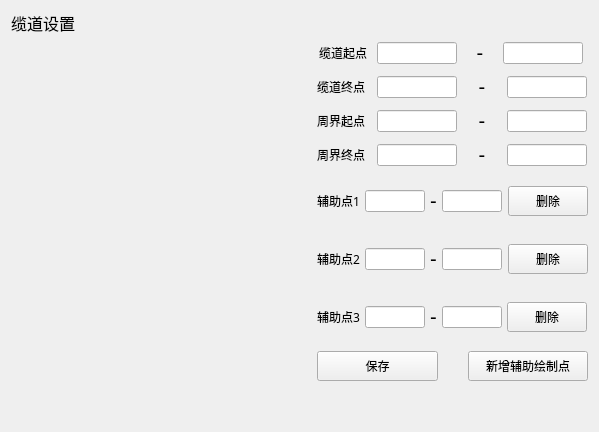
     <widget class="QWidget" name="page_3">
      <layout class="QVBoxLayout" name="verticalLayout_32">
       <item>
        <layout class="QHBoxLayout" name="horizontalLayout_5">
         <item>
          <widget class="QLabel" name="label_3">
           <property name="sizePolicy">
            <sizepolicy hsizetype="Preferred" vsizetype="Fixed">
             <horstretch>0</horstretch>
             <verstretch>0</verstretch>
            </sizepolicy>
           </property>
           <property name="maximumSize">
            <size>
             <width>200</width>
             <height>100</height>
            </size>
           </property>
           <property name="font">
            <font>
             <family>黑体</family>
             <pointsize>12</pointsize>
            </font>
           </property>
           <property name="text">
            <string>缆道设置</string>
           </property>
          </widget>
         </item>
         <item>
          <spacer name="horizontalSpacer_4">
           <property name="orientation">
            <enum>Qt::Horizontal</enum>
           </property>
           <property name="sizeHint" stdset="0">
            <size>
             <width>40</width>
             <height>20</height>
            </size>
           </property>
          </spacer>
         </item>
        </layout>
       </item>
       <item>
        <layout class="QHBoxLayout" name="horizontalLayout_24">
         <item>
          <widget class="CurveChart" name="infoWidget" native="true">
           <property name="sizePolicy">
            <sizepolicy hsizetype="Expanding" vsizetype="Expanding">
             <horstretch>0</horstretch>
             <verstretch>0</verstretch>
            </sizepolicy>
           </property>
           <property name="minimumSize">
            <size>
             <width>300</width>
             <height>300</height>
            </size>
           </property>
          </widget>
         </item>
         <item>
          <layout class="QVBoxLayout" name="verticalLayout_5">
           <property name="spacing">
            <number>10</number>
           </property>
           <item>
            <layout class="QHBoxLayout" name="horizontalLayout_6">
             <property name="spacing">
              <number>6</number>
             </property>
             <property name="rightMargin">
              <number>0</number>
             </property>
             <item>
              <widget class="QLabel" name="label_4">
               <property name="sizePolicy">
                <sizepolicy hsizetype="Fixed" vsizetype="Fixed">
                 <horstretch>0</horstretch>
                 <verstretch>0</verstretch>
                </sizepolicy>
               </property>
               <property name="maximumSize">
                <size>
                 <width>50</width>
                 <height>16777215</height>
                </size>
               </property>
               <property name="font">
                <font>
                 <family>微软雅黑</family>
                </font>
               </property>
               <property name="text">
                <string>缆道起点</string>
               </property>
              </widget>
             </item>
             <item>
              <widget class="QLineEdit" name="lineEdit">
               <property name="sizePolicy">
                <sizepolicy hsizetype="Fixed" vsizetype="Fixed">
                 <horstretch>0</horstretch>
                 <verstretch>0</verstretch>
                </sizepolicy>
               </property>
               <property name="minimumSize">
                <size>
                 <width>50</width>
                 <height>0</height>
                </size>
               </property>
               <property name="maximumSize">
                <size>
                 <width>80</width>
                 <height>16777215</height>
                </size>
               </property>
               <property name="text">
                <string/>
               </property>
              </widget>
             </item>
             <item>
              <widget class="QLabel" name="label_5">
               <property name="sizePolicy">
                <sizepolicy hsizetype="Fixed" vsizetype="Fixed">
                 <horstretch>0</horstretch>
                 <verstretch>0</verstretch>
                </sizepolicy>
               </property>
               <property name="maximumSize">
                <size>
                 <width>30</width>
                 <height>16777215</height>
                </size>
               </property>
               <property name="font">
                <font>
                 <pointsize>15</pointsize>
                </font>
               </property>
               <property name="text">
                <string>-</string>
               </property>
               <property name="alignment">
                <set>Qt::AlignCenter</set>
               </property>
              </widget>
             </item>
             <item>
              <widget class="QLineEdit" name="lineEdit_2">
               <property name="sizePolicy">
                <sizepolicy hsizetype="Fixed" vsizetype="Fixed">
                 <horstretch>0</horstretch>
                 <verstretch>0</verstretch>
                </sizepolicy>
               </property>
               <property name="maximumSize">
                <size>
                 <width>80</width>
                 <height>16777215</height>
                </size>
               </property>
              </widget>
             </item>
            </layout>
           </item>
           <item>
            <layout class="QHBoxLayout" name="horizontalLayout_7">
             <property name="rightMargin">
              <number>0</number>
             </property>
             <item>
              <widget class="QLabel" name="label_6">
               <property name="sizePolicy">
                <sizepolicy hsizetype="Fixed" vsizetype="Fixed">
                 <horstretch>0</horstretch>
                 <verstretch>0</verstretch>
                </sizepolicy>
               </property>
               <property name="maximumSize">
                <size>
                 <width>50</width>
                 <height>16777215</height>
                </size>
               </property>
               <property name="font">
                <font>
                 <family>微软雅黑</family>
                </font>
               </property>
               <property name="text">
                <string>缆道终点</string>
               </property>
              </widget>
             </item>
             <item>
              <widget class="QLineEdit" name="lineEdit_3">
               <property name="sizePolicy">
                <sizepolicy hsizetype="Fixed" vsizetype="Fixed">
                 <horstretch>0</horstretch>
                 <verstretch>0</verstretch>
                </sizepolicy>
               </property>
               <property name="maximumSize">
                <size>
                 <width>80</width>
                 <height>16777215</height>
                </size>
               </property>
               <property name="text">
                <string/>
               </property>
              </widget>
             </item>
             <item>
              <widget class="QLabel" name="label_7">
               <property name="sizePolicy">
                <sizepolicy hsizetype="Fixed" vsizetype="Fixed">
                 <horstretch>0</horstretch>
                 <verstretch>0</verstretch>
                </sizepolicy>
               </property>
               <property name="maximumSize">
                <size>
                 <width>30</width>
                 <height>16777215</height>
                </size>
               </property>
               <property name="font">
                <font>
                 <pointsize>15</pointsize>
                </font>
               </property>
               <property name="text">
                <string>-</string>
               </property>
               <property name="alignment">
                <set>Qt::AlignCenter</set>
               </property>
              </widget>
             </item>
             <item>
              <widget class="QLineEdit" name="lineEdit_4">
               <property name="sizePolicy">
                <sizepolicy hsizetype="Fixed" vsizetype="Fixed">
                 <horstretch>0</horstretch>
                 <verstretch>0</verstretch>
                </sizepolicy>
               </property>
               <property name="maximumSize">
                <size>
                 <width>80</width>
                 <height>16777215</height>
                </size>
               </property>
              </widget>
             </item>
            </layout>
           </item>
           <item>
            <layout class="QHBoxLayout" name="horizontalLayout_8">
             <property name="rightMargin">
              <number>0</number>
             </property>
             <item>
              <widget class="QLabel" name="label_8">
               <property name="sizePolicy">
                <sizepolicy hsizetype="Fixed" vsizetype="Fixed">
                 <horstretch>0</horstretch>
                 <verstretch>0</verstretch>
                </sizepolicy>
               </property>
               <property name="maximumSize">
                <size>
                 <width>50</width>
                 <height>40</height>
                </size>
               </property>
               <property name="font">
                <font>
                 <family>微软雅黑</family>
                </font>
               </property>
               <property name="text">
                <string>周界起点</string>
               </property>
              </widget>
             </item>
             <item>
              <widget class="QLineEdit" name="lineEdit_5">
               <property name="sizePolicy">
                <sizepolicy hsizetype="Fixed" vsizetype="Fixed">
                 <horstretch>0</horstretch>
                 <verstretch>0</verstretch>
                </sizepolicy>
               </property>
               <property name="maximumSize">
                <size>
                 <width>80</width>
                 <height>16777215</height>
                </size>
               </property>
               <property name="text">
                <string/>
               </property>
              </widget>
             </item>
             <item>
              <widget class="QLabel" name="label_9">
               <property name="sizePolicy">
                <sizepolicy hsizetype="Fixed" vsizetype="Fixed">
                 <horstretch>0</horstretch>
                 <verstretch>0</verstretch>
                </sizepolicy>
               </property>
               <property name="maximumSize">
                <size>
                 <width>30</width>
                 <height>16777215</height>
                </size>
               </property>
               <property name="font">
                <font>
                 <pointsize>15</pointsize>
                </font>
               </property>
               <property name="text">
                <string>-</string>
               </property>
               <property name="alignment">
                <set>Qt::AlignCenter</set>
               </property>
              </widget>
             </item>
             <item>
              <widget class="QLineEdit" name="lineEdit_6">
               <property name="sizePolicy">
                <sizepolicy hsizetype="Fixed" vsizetype="Fixed">
                 <horstretch>0</horstretch>
                 <verstretch>0</verstretch>
                </sizepolicy>
               </property>
               <property name="maximumSize">
                <size>
                 <width>80</width>
                 <height>16777215</height>
                </size>
               </property>
              </widget>
             </item>
            </layout>
           </item>
           <item>
            <layout class="QHBoxLayout" name="horizontalLayout_9">
             <property name="rightMargin">
              <number>0</number>
             </property>
             <item>
              <widget class="QLabel" name="label_10">
               <property name="sizePolicy">
                <sizepolicy hsizetype="Fixed" vsizetype="Fixed">
                 <horstretch>0</horstretch>
                 <verstretch>0</verstretch>
                </sizepolicy>
               </property>
               <property name="maximumSize">
                <size>
                 <width>50</width>
                 <height>40</height>
                </size>
               </property>
               <property name="font">
                <font>
                 <family>微软雅黑</family>
                </font>
               </property>
               <property name="text">
                <string>周界终点</string>
               </property>
              </widget>
             </item>
             <item>
              <widget class="QLineEdit" name="lineEdit_7">
               <property name="sizePolicy">
                <sizepolicy hsizetype="Fixed" vsizetype="Fixed">
                 <horstretch>0</horstretch>
                 <verstretch>0</verstretch>
                </sizepolicy>
               </property>
               <property name="maximumSize">
                <size>
                 <width>80</width>
                 <height>16777215</height>
                </size>
               </property>
               <property name="text">
                <string/>
               </property>
              </widget>
             </item>
             <item>
              <widget class="QLabel" name="label_11">
               <property name="sizePolicy">
                <sizepolicy hsizetype="Fixed" vsizetype="Fixed">
                 <horstretch>0</horstretch>
                 <verstretch>0</verstretch>
                </sizepolicy>
               </property>
               <property name="maximumSize">
                <size>
                 <width>30</width>
                 <height>16777215</height>
                </size>
               </property>
               <property name="font">
                <font>
                 <pointsize>15</pointsize>
                </font>
               </property>
               <property name="text">
                <string>-</string>
               </property>
               <property name="alignment">
                <set>Qt::AlignCenter</set>
               </property>
              </widget>
             </item>
             <item>
              <widget class="QLineEdit" name="lineEdit_8">
               <property name="sizePolicy">
                <sizepolicy hsizetype="Fixed" vsizetype="Fixed">
                 <horstretch>0</horstretch>
                 <verstretch>0</verstretch>
                </sizepolicy>
               </property>
               <property name="maximumSize">
                <size>
                 <width>80</width>
                 <height>16777215</height>
                </size>
               </property>
              </widget>
             </item>
            </layout>
           </item>
           <item>
            <widget class="QWidget" name="infoDel1Widget" native="true">
             <property name="sizePolicy">
              <sizepolicy hsizetype="Fixed" vsizetype="Fixed">
               <horstretch>0</horstretch>
               <verstretch>0</verstretch>
              </sizepolicy>
             </property>
             <property name="maximumSize">
              <size>
               <width>16777215</width>
               <height>50</height>
              </size>
             </property>
             <layout class="QHBoxLayout" name="horizontalLayout">
              <property name="leftMargin">
               <number>0</number>
              </property>
              <property name="rightMargin">
               <number>0</number>
              </property>
              <property name="bottomMargin">
               <number>9</number>
              </property>
              <item>
               <layout class="QHBoxLayout" name="horizontalLayout_34">
                <property name="spacing">
                 <number>5</number>
                </property>
                <property name="leftMargin">
                 <number>0</number>
                </property>
                <item>
                 <widget class="QLabel" name="label_16">
                  <property name="sizePolicy">
                   <sizepolicy hsizetype="Fixed" vsizetype="Fixed">
                    <horstretch>0</horstretch>
                    <verstretch>0</verstretch>
                   </sizepolicy>
                  </property>
                  <property name="minimumSize">
                   <size>
                    <width>0</width>
                    <height>30</height>
                   </size>
                  </property>
                  <property name="maximumSize">
                   <size>
                    <width>50</width>
                    <height>16777215</height>
                   </size>
                  </property>
                  <property name="font">
                   <font>
                    <family>微软雅黑</family>
                   </font>
                  </property>
                  <property name="text">
                   <string>辅助点1</string>
                  </property>
                 </widget>
                </item>
                <item>
                 <widget class="QLineEdit" name="lineEdit_13">
                  <property name="sizePolicy">
                   <sizepolicy hsizetype="Fixed" vsizetype="Fixed">
                    <horstretch>0</horstretch>
                    <verstretch>0</verstretch>
                   </sizepolicy>
                  </property>
                  <property name="maximumSize">
                   <size>
                    <width>60</width>
                    <height>16777215</height>
                   </size>
                  </property>
                  <property name="text">
                   <string/>
                  </property>
                 </widget>
                </item>
                <item>
                 <widget class="QLabel" name="label_17">
                  <property name="sizePolicy">
                   <sizepolicy hsizetype="Fixed" vsizetype="Fixed">
                    <horstretch>0</horstretch>
                    <verstretch>0</verstretch>
                   </sizepolicy>
                  </property>
                  <property name="maximumSize">
                   <size>
                    <width>30</width>
                    <height>16777215</height>
                   </size>
                  </property>
                  <property name="font">
                   <font>
                    <pointsize>15</pointsize>
                   </font>
                  </property>
                  <property name="text">
                   <string>-</string>
                  </property>
                  <property name="alignment">
                   <set>Qt::AlignCenter</set>
                  </property>
                 </widget>
                </item>
                <item>
                 <widget class="QLineEdit" name="lineEdit_14">
                  <property name="sizePolicy">
                   <sizepolicy hsizetype="Fixed" vsizetype="Fixed">
                    <horstretch>0</horstretch>
                    <verstretch>0</verstretch>
                   </sizepolicy>
                  </property>
                  <property name="maximumSize">
                   <size>
                    <width>60</width>
                    <height>16777215</height>
                   </size>
                  </property>
                 </widget>
                </item>
               </layout>
              </item>
              <item>
               <widget class="QPushButton" name="infoDel1Btn">
                <property name="minimumSize">
                 <size>
                  <width>0</width>
                  <height>30</height>
                 </size>
                </property>
                <property name="maximumSize">
                 <size>
                  <width>80</width>
                  <height>16777215</height>
                 </size>
                </property>
                <property name="font">
                 <font>
                  <family>微软雅黑</family>
                 </font>
                </property>
                <property name="text">
                 <string>删除</string>
                </property>
               </widget>
              </item>
             </layout>
            </widget>
           </item>
           <item>
            <widget class="QWidget" name="infoDel1Widget_2" native="true">
             <property name="sizePolicy">
              <sizepolicy hsizetype="Fixed" vsizetype="Fixed">
               <horstretch>0</horstretch>
               <verstretch>0</verstretch>
              </sizepolicy>
             </property>
             <property name="maximumSize">
              <size>
               <width>16777215</width>
               <height>50</height>
              </size>
             </property>
             <layout class="QHBoxLayout" name="horizontalLayout_10">
              <property name="leftMargin">
               <number>0</number>
              </property>
              <property name="rightMargin">
               <number>0</number>
              </property>
              <item>
               <layout class="QHBoxLayout" name="horizontalLayout_11">
                <property name="spacing">
                 <number>5</number>
                </property>
                <item>
                 <widget class="QLabel" name="label_14">
                  <property name="sizePolicy">
                   <sizepolicy hsizetype="Preferred" vsizetype="Fixed">
                    <horstretch>0</horstretch>
                    <verstretch>0</verstretch>
                   </sizepolicy>
                  </property>
                  <property name="minimumSize">
                   <size>
                    <width>0</width>
                    <height>30</height>
                   </size>
                  </property>
                  <property name="maximumSize">
                   <size>
                    <width>50</width>
                    <height>16777215</height>
                   </size>
                  </property>
                  <property name="font">
                   <font>
                    <family>微软雅黑</family>
                   </font>
                  </property>
                  <property name="text">
                   <string>辅助点2</string>
                  </property>
                 </widget>
                </item>
                <item>
                 <widget class="QLineEdit" name="lineEdit_11">
                  <property name="maximumSize">
                   <size>
                    <width>60</width>
                    <height>16777215</height>
                   </size>
                  </property>
                  <property name="text">
                   <string/>
                  </property>
                 </widget>
                </item>
                <item>
                 <widget class="QLabel" name="label_15">
                  <property name="sizePolicy">
                   <sizepolicy hsizetype="Preferred" vsizetype="Fixed">
                    <horstretch>0</horstretch>
                    <verstretch>0</verstretch>
                   </sizepolicy>
                  </property>
                  <property name="maximumSize">
                   <size>
                    <width>30</width>
                    <height>16777215</height>
                   </size>
                  </property>
                  <property name="font">
                   <font>
                    <pointsize>15</pointsize>
                   </font>
                  </property>
                  <property name="text">
                   <string>-</string>
                  </property>
                  <property name="alignment">
                   <set>Qt::AlignCenter</set>
                  </property>
                 </widget>
                </item>
                <item>
                 <widget class="QLineEdit" name="lineEdit_12">
                  <property name="maximumSize">
                   <size>
                    <width>60</width>
                    <height>16777215</height>
                   </size>
                  </property>
                 </widget>
                </item>
               </layout>
              </item>
              <item>
               <widget class="QPushButton" name="infoDel2Btn">
                <property name="minimumSize">
                 <size>
                  <width>0</width>
                  <height>30</height>
                 </size>
                </property>
                <property name="maximumSize">
                 <size>
                  <width>80</width>
                  <height>16777215</height>
                 </size>
                </property>
                <property name="font">
                 <font>
                  <family>微软雅黑</family>
                 </font>
                </property>
                <property name="text">
                 <string>删除</string>
                </property>
               </widget>
              </item>
             </layout>
            </widget>
           </item>
           <item>
            <widget class="QWidget" name="infoDel1Widget_3" native="true">
             <property name="sizePolicy">
              <sizepolicy hsizetype="Fixed" vsizetype="Fixed">
               <horstretch>0</horstretch>
               <verstretch>0</verstretch>
              </sizepolicy>
             </property>
             <property name="maximumSize">
              <size>
               <width>16777215</width>
               <height>50</height>
              </size>
             </property>
             <layout class="QHBoxLayout" name="horizontalLayout_23">
              <property name="spacing">
               <number>5</number>
              </property>
              <property name="leftMargin">
               <number>0</number>
              </property>
              <property name="rightMargin">
               <number>0</number>
              </property>
              <item>
               <layout class="QHBoxLayout" name="horizontalLayout_22">
                <property name="spacing">
                 <number>5</number>
                </property>
                <item>
                 <widget class="QLabel" name="label_31">
                  <property name="sizePolicy">
                   <sizepolicy hsizetype="Preferred" vsizetype="Fixed">
                    <horstretch>0</horstretch>
                    <verstretch>0</verstretch>
                   </sizepolicy>
                  </property>
                  <property name="minimumSize">
                   <size>
                    <width>0</width>
                    <height>30</height>
                   </size>
                  </property>
                  <property name="maximumSize">
                   <size>
                    <width>50</width>
                    <height>16777215</height>
                   </size>
                  </property>
                  <property name="font">
                   <font>
                    <family>微软雅黑</family>
                   </font>
                  </property>
                  <property name="text">
                   <string>辅助点3</string>
                  </property>
                 </widget>
                </item>
                <item>
                 <widget class="QLineEdit" name="lineEdit_25">
                  <property name="maximumSize">
                   <size>
                    <width>60</width>
                    <height>16777215</height>
                   </size>
                  </property>
                  <property name="text">
                   <string/>
                  </property>
                 </widget>
                </item>
                <item>
                 <widget class="QLabel" name="label_32">
                  <property name="sizePolicy">
                   <sizepolicy hsizetype="Preferred" vsizetype="Fixed">
                    <horstretch>0</horstretch>
                    <verstretch>0</verstretch>
                   </sizepolicy>
                  </property>
                  <property name="maximumSize">
                   <size>
                    <width>30</width>
                    <height>16777215</height>
                   </size>
                  </property>
                  <property name="font">
                   <font>
                    <pointsize>15</pointsize>
                   </font>
                  </property>
                  <property name="text">
                   <string>-</string>
                  </property>
                  <property name="alignment">
                   <set>Qt::AlignCenter</set>
                  </property>
                 </widget>
                </item>
                <item>
                 <widget class="QLineEdit" name="lineEdit_26">
                  <property name="maximumSize">
                   <size>
                    <width>60</width>
                    <height>16777215</height>
                   </size>
                  </property>
                 </widget>
                </item>
               </layout>
              </item>
              <item>
               <widget class="QPushButton" name="infoDel3Btn">
                <property name="minimumSize">
                 <size>
                  <width>0</width>
                  <height>30</height>
                 </size>
                </property>
                <property name="maximumSize">
                 <size>
                  <width>80</width>
                  <height>16777215</height>
                 </size>
                </property>
                <property name="font">
                 <font>
                  <family>微软雅黑</family>
                 </font>
                </property>
                <property name="text">
                 <string>删除</string>
                </property>
               </widget>
              </item>
             </layout>
            </widget>
           </item>
           <item>
            <layout class="QHBoxLayout" name="horizontalLayout_25">
             <property name="spacing">
              <number>30</number>
             </property>
             <item>
              <widget class="QPushButton" name="infoSaveBtn">
               <property name="sizePolicy">
                <sizepolicy hsizetype="Fixed" vsizetype="Fixed">
                 <horstretch>0</horstretch>
                 <verstretch>0</verstretch>
                </sizepolicy>
               </property>
               <property name="minimumSize">
                <size>
                 <width>120</width>
                 <height>30</height>
                </size>
               </property>
               <property name="maximumSize">
                <size>
                 <width>200</width>
                 <height>16777215</height>
                </size>
               </property>
               <property name="font">
                <font>
                 <family>微软雅黑</family>
                </font>
               </property>
               <property name="text">
                <string>保存</string>
               </property>
              </widget>
             </item>
             <item>
              <widget class="QPushButton" name="infoAddBtn">
               <property name="sizePolicy">
                <sizepolicy hsizetype="Fixed" vsizetype="Fixed">
                 <horstretch>0</horstretch>
                 <verstretch>0</verstretch>
                </sizepolicy>
               </property>
               <property name="minimumSize">
                <size>
                 <width>120</width>
                 <height>30</height>
                </size>
               </property>
               <property name="maximumSize">
                <size>
                 <width>200</width>
                 <height>16777215</height>
                </size>
               </property>
               <property name="font">
                <font>
                 <family>微软雅黑</family>
                </font>
               </property>
               <property name="text">
                <string>新增辅助绘制点</string>
               </property>
              </widget>
             </item>
            </layout>
           </item>
           <item>
            <spacer name="verticalSpacer_7">
             <property name="orientation">
              <enum>Qt::Vertical</enum>
             </property>
             <property name="sizeHint" stdset="0">
              <size>
               <width>20</width>
               <height>40</height>
              </size>
             </property>
            </spacer>
           </item>
          </layout>
         </item>
        </layout>
       </item>
      </layout>
     </widget>
